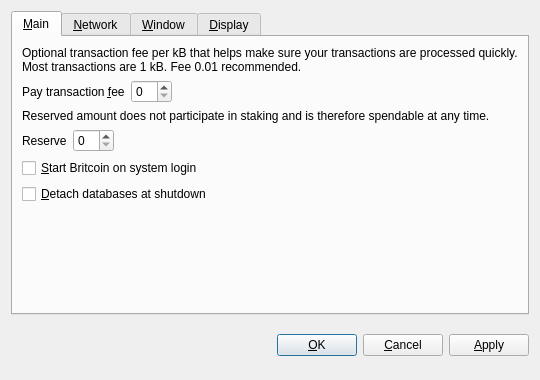
<?xml version="1.0" encoding="UTF-8"?>
<ui version="4.0">
 <class>OptionsDialog</class>
 <widget class="QDialog" name="OptionsDialog">
  <property name="geometry">
   <rect>
    <x>0</x>
    <y>0</y>
    <width>540</width>
    <height>380</height>
   </rect>
  </property>
  <property name="windowTitle">
   <string>Options</string>
  </property>
  <property name="modal">
   <bool>true</bool>
  </property>
  <layout class="QVBoxLayout" name="verticalLayout">
   <item>
    <widget class="QTabWidget" name="tabWidget">
     <property name="tabPosition">
      <enum>QTabWidget::North</enum>
     </property>
     <property name="currentIndex">
      <number>0</number>
     </property>
     <widget class="QWidget" name="tabMain">
      <attribute name="title">
       <string>&amp;Main</string>
      </attribute>
      <layout class="QVBoxLayout" name="verticalLayout_Main">
       <item>
        <widget class="QLabel" name="transactionFeeInfoLabel">
         <property name="text">
          <string>Optional transaction fee per kB that helps make sure your transactions are processed quickly. Most transactions are 1 kB. Fee 0.01 recommended.</string>
         </property>
         <property name="textFormat">
          <enum>Qt::PlainText</enum>
         </property>
         <property name="wordWrap">
          <bool>true</bool>
         </property>
        </widget>
       </item>
       <item>
        <layout class="QHBoxLayout" name="horizontalLayoutFee">
         <item>
          <widget class="QLabel" name="transactionFeeLabel">
           <property name="text">
            <string>Pay transaction &amp;fee</string>
           </property>
           <property name="textFormat">
            <enum>Qt::PlainText</enum>
           </property>
           <property name="buddy">
            <cstring>transactionFee</cstring>
           </property>
          </widget>
         </item>
         <item>
          <widget class="BitcoinAmountField" name="transactionFee"/>
         </item>
         <item>
          <spacer name="horizontalSpacerFee">
           <property name="orientation">
            <enum>Qt::Horizontal</enum>
           </property>
           <property name="sizeHint" stdset="0">
            <size>
             <width>40</width>
             <height>20</height>
            </size>
           </property>
          </spacer>
         </item>
        </layout>
       </item>
       <item>
        <widget class="QLabel" name="reserveBalanceInfoLabel">
         <property name="text">
          <string>Reserved amount does not participate in staking and is therefore spendable at any time.</string>
         </property>
         <property name="textFormat">
          <enum>Qt::PlainText</enum>
         </property>
         <property name="wordWrap">
          <bool>true</bool>
         </property>
        </widget>
       </item>
       <item>
        <layout class="QHBoxLayout" name="horizontalLayoutReserveBalance">
         <item>
          <widget class="QLabel" name="reserveBalanceLabel">
           <property name="text">
            <string>Reserve</string>
           </property>
           <property name="textFormat">
            <enum>Qt::PlainText</enum>
           </property>
           <property name="buddy">
            <cstring>reserveBalance</cstring>
           </property>
          </widget>
         </item>
         <item>
          <widget class="BitcoinAmountField" name="reserveBalance"/>
         </item>
         <item>
          <spacer name="horizontalSpacerReserveBalance">
           <property name="orientation">
            <enum>Qt::Horizontal</enum>
           </property>
           <property name="sizeHint" stdset="0">
            <size>
             <width>40</width>
             <height>20</height>
            </size>
           </property>
          </spacer>
         </item>
        </layout>
       </item>
       <item>
        <widget class="QCheckBox" name="bitcoinAtStartup">
         <property name="toolTip">
          <string>Automatically start Britcoin after logging in to the system.</string>
         </property>
         <property name="text">
          <string>&amp;Start Britcoin on system login</string>
         </property>
        </widget>
       </item>
       <item>
        <widget class="QCheckBox" name="detachDatabases">
         <property name="toolTip">
          <string>Detach block and address databases at shutdown. This means they can be moved to another data directory, but it slows down shutdown. The wallet is always detached.</string>
         </property>
         <property name="text">
          <string>&amp;Detach databases at shutdown</string>
         </property>
        </widget>
       </item>
       <item>
        <spacer name="verticalSpacer_Main">
         <property name="orientation">
          <enum>Qt::Vertical</enum>
         </property>
         <property name="sizeHint" stdset="0">
          <size>
           <width>20</width>
           <height>40</height>
          </size>
         </property>
        </spacer>
       </item>
      </layout>
     </widget>
     <widget class="QWidget" name="tabNetwork">
      <attribute name="title">
       <string>&amp;Network</string>
      </attribute>
      <layout class="QVBoxLayout" name="verticalLayout_Network">
       <item>
        <widget class="QCheckBox" name="mapPortUpnp">
         <property name="toolTip">
          <string>Automatically open the Britcoin client port on the router. This only works when your router supports UPnP and it is enabled.</string>
         </property>
         <property name="text">
          <string>Map port using &amp;UPnP</string>
         </property>
        </widget>
       </item>
       <item>
        <widget class="QCheckBox" name="connectSocks">
         <property name="toolTip">
          <string>Connect to the Britcoin network through a SOCKS proxy (e.g. when connecting through Tor).</string>
         </property>
         <property name="text">
          <string>&amp;Connect through SOCKS proxy:</string>
         </property>
        </widget>
       </item>
       <item>
        <layout class="QHBoxLayout" name="horizontalLayout_Network">
         <item>
          <widget class="QLabel" name="proxyIpLabel">
           <property name="text">
            <string>Proxy &amp;IP:</string>
           </property>
           <property name="textFormat">
            <enum>Qt::PlainText</enum>
           </property>
           <property name="buddy">
            <cstring>proxyIp</cstring>
           </property>
          </widget>
         </item>
         <item>
          <widget class="QValidatedLineEdit" name="proxyIp">
           <property name="maximumSize">
            <size>
             <width>140</width>
             <height>16777215</height>
            </size>
           </property>
           <property name="toolTip">
            <string>IP address of the proxy (e.g. 127.0.0.1)</string>
           </property>
          </widget>
         </item>
         <item>
          <widget class="QLabel" name="proxyPortLabel">
           <property name="text">
            <string>&amp;Port:</string>
           </property>
           <property name="textFormat">
            <enum>Qt::PlainText</enum>
           </property>
           <property name="buddy">
            <cstring>proxyPort</cstring>
           </property>
          </widget>
         </item>
         <item>
          <widget class="QLineEdit" name="proxyPort">
           <property name="maximumSize">
            <size>
             <width>55</width>
             <height>16777215</height>
            </size>
           </property>
           <property name="toolTip">
            <string>Port of the proxy (e.g. 9050)</string>
           </property>
          </widget>
         </item>
         <item>
          <widget class="QLabel" name="socksVersionLabel">
           <property name="text">
            <string>SOCKS &amp;Version:</string>
           </property>
           <property name="textFormat">
            <enum>Qt::PlainText</enum>
           </property>
           <property name="buddy">
            <cstring>socksVersion</cstring>
           </property>
          </widget>
         </item>
         <item>
          <widget class="QValueComboBox" name="socksVersion">
           <property name="toolTip">
            <string>SOCKS version of the proxy (e.g. 5)</string>
           </property>
          </widget>
         </item>
         <item>
          <spacer name="horizontalSpacer_Network">
           <property name="orientation">
            <enum>Qt::Horizontal</enum>
           </property>
           <property name="sizeHint" stdset="0">
            <size>
             <width>40</width>
             <height>20</height>
            </size>
           </property>
          </spacer>
         </item>
        </layout>
       </item>
       <item>
        <spacer name="verticalSpacer_Network">
         <property name="orientation">
          <enum>Qt::Vertical</enum>
         </property>
         <property name="sizeHint" stdset="0">
          <size>
           <width>20</width>
           <height>40</height>
          </size>
         </property>
        </spacer>
       </item>
      </layout>
     </widget>
     <widget class="QWidget" name="tabWindow">
      <attribute name="title">
       <string>&amp;Window</string>
      </attribute>
      <layout class="QVBoxLayout" name="verticalLayout_Window">
       <item>
        <widget class="QCheckBox" name="minimizeToTray">
         <property name="toolTip">
          <string>Show only a tray icon after minimizing the window.</string>
         </property>
         <property name="text">
          <string>&amp;Minimize to the tray instead of the taskbar</string>
         </property>
        </widget>
       </item>
       <item>
        <widget class="QCheckBox" name="minimizeOnClose">
         <property name="toolTip">
          <string>Minimize instead of exit the application when the window is closed. When this option is enabled, the application will be closed only after selecting Quit in the menu.</string>
         </property>
         <property name="text">
          <string>M&amp;inimize on close</string>
         </property>
        </widget>
       </item>
       <item>
        <spacer name="verticalSpacer_Window">
         <property name="orientation">
          <enum>Qt::Vertical</enum>
         </property>
         <property name="sizeHint" stdset="0">
          <size>
           <width>20</width>
           <height>40</height>
          </size>
         </property>
        </spacer>
       </item>
      </layout>
     </widget>
     <widget class="QWidget" name="tabDisplay">
      <attribute name="title">
       <string>&amp;Display</string>
      </attribute>
      <layout class="QVBoxLayout" name="verticalLayout_Display">
       <item>
        <layout class="QHBoxLayout" name="horizontalLayout_1_Display">
         <item>
          <widget class="QLabel" name="langLabel">
           <property name="text">
            <string>User Interface &amp;language:</string>
           </property>
           <property name="textFormat">
            <enum>Qt::PlainText</enum>
           </property>
           <property name="buddy">
            <cstring>lang</cstring>
           </property>
          </widget>
         </item>
         <item>
          <widget class="QValueComboBox" name="lang">
           <property name="toolTip">
            <string>The user interface language can be set here. This setting will take effect after restarting Britcoin.</string>
           </property>
          </widget>
         </item>
        </layout>
       </item>
       <item>
        <layout class="QHBoxLayout" name="horizontalLayout_2_Display">
         <item>
          <widget class="QLabel" name="unitLabel">
           <property name="text">
            <string>&amp;Unit to show amounts in:</string>
           </property>
           <property name="textFormat">
            <enum>Qt::PlainText</enum>
           </property>
           <property name="buddy">
            <cstring>unit</cstring>
           </property>
          </widget>
         </item>
         <item>
          <widget class="QValueComboBox" name="unit">
           <property name="toolTip">
            <string>Choose the default subdivision unit to show in the interface and when sending coins.</string>
           </property>
          </widget>
         </item>
        </layout>
       </item>
       <item>
        <widget class="QCheckBox" name="displayAddresses">
         <property name="toolTip">
          <string>Whether to show Britcoin addresses in the transaction list or not.</string>
         </property>
         <property name="text">
          <string>&amp;Display addresses in transaction list</string>
         </property>
        </widget>
       </item>
       <item>
        <widget class="QCheckBox" name="coinControlFeatures">
         <property name="toolTip">
          <string>Whether to show coin control features or not.</string>
         </property>
         <property name="text">
          <string>Display coin &amp;control features</string>
         </property>
        </widget>
       </item>
       <item>
        <spacer name="verticalSpacer_Display">
         <property name="orientation">
          <enum>Qt::Vertical</enum>
         </property>
         <property name="sizeHint" stdset="0">
          <size>
           <width>20</width>
           <height>40</height>
          </size>
         </property>
        </spacer>
       </item>
      </layout>
     </widget>
    </widget>
   </item>
   <item>
    <layout class="QHBoxLayout" name="horizontalLayout_Buttons">
     <item>
      <spacer name="horizontalSpacer_1">
       <property name="orientation">
        <enum>Qt::Horizontal</enum>
       </property>
       <property name="sizeHint" stdset="0">
        <size>
         <width>40</width>
         <height>48</height>
        </size>
       </property>
      </spacer>
     </item>
     <item>
      <widget class="QLabel" name="statusLabel">
       <property name="font">
        <font>
         <weight>75</weight>
         <bold>true</bold>
        </font>
       </property>
       <property name="text">
        <string/>
       </property>
       <property name="textFormat">
        <enum>Qt::PlainText</enum>
       </property>
       <property name="wordWrap">
        <bool>true</bool>
       </property>
      </widget>
     </item>
     <item>
      <spacer name="horizontalSpacer_2">
       <property name="orientation">
        <enum>Qt::Horizontal</enum>
       </property>
       <property name="sizeHint" stdset="0">
        <size>
         <width>40</width>
         <height>48</height>
        </size>
       </property>
      </spacer>
     </item>
     <item>
      <widget class="QPushButton" name="okButton">
       <property name="text">
        <string>&amp;OK</string>
       </property>
      </widget>
     </item>
     <item>
      <widget class="QPushButton" name="cancelButton">
       <property name="text">
        <string>&amp;Cancel</string>
       </property>
       <property name="autoDefault">
        <bool>false</bool>
       </property>
      </widget>
     </item>
     <item>
      <widget class="QPushButton" name="applyButton">
       <property name="text">
        <string>&amp;Apply</string>
       </property>
       <property name="autoDefault">
        <bool>false</bool>
       </property>
      </widget>
     </item>
    </layout>
   </item>
  </layout>
 </widget>
 <customwidgets>
  <customwidget>
   <class>BitcoinAmountField</class>
   <extends>QSpinBox</extends>
   <header>bitcoinamountfield.h</header>
  </customwidget>
  <customwidget>
   <class>QValueComboBox</class>
   <extends>QComboBox</extends>
   <header>qvaluecombobox.h</header>
  </customwidget>
  <customwidget>
   <class>QValidatedLineEdit</class>
   <extends>QLineEdit</extends>
   <header>qvalidatedlineedit.h</header>
  </customwidget>
 </customwidgets>
 <resources/>
 <connections/>
</ui>
